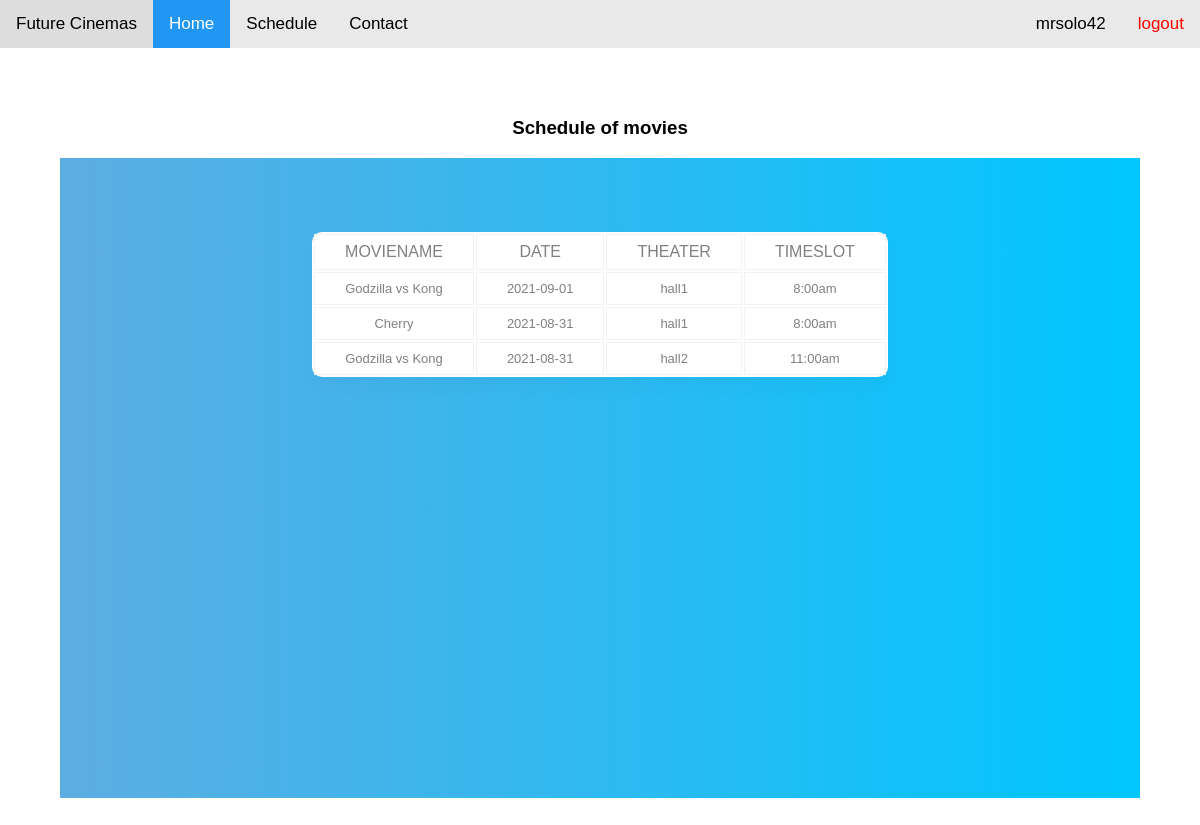
The page /showorder.php (signed in) on the database its author committed.
### tables this page shows
CREATE TABLE IF NOT EXISTS `showorder` (
  `showOrderId` int(11) NOT NULL AUTO_INCREMENT,
  `date` date NOT NULL,
  `timeslot` varchar(255) NOT NULL,
  `theater` varchar(255) NOT NULL,
  `movieName` varchar(255) NOT NULL,
  PRIMARY KEY (`showOrderId`)
);

### showorder.php (the view, shortened to what this page needs)
<?php include 'header.php';?>
<!DOCTYPE html>
<html lang="en">
<head>
	<link rel="stylesheet" type="text/css" href="css/style2.css">
</head>
<body>
	<div class="main-div">
		<h3>Schedule of movies</h3>
		<div class="center-div">
			<div class="content">
				<table>
		<thead>
		<tr>
			<th>MovieName</th>
			<th>Date</th>
			<th>Theater</th>
			<th>TimeSlot</th>
		</tr>
	</thead>
		<tbody>
		<?php
$sql="select * from showorder";
$query=mysqli_query($con,$sql);
while($res = mysqli_fetch_array($query))
{?>
		<tr>
			<td><?php echo $res['movieName'];?></td>
			<td><?php echo $res['date'];?></td>
			<td><?php echo $res['theater'];?></td>
			<td><?php echo $res['timeslot'];?></td>
		</tr>
		<br>
<?php
}
?>
</tbody>
</table>
	</div>
		</div>
	</div>
</body>
</html>

### style2.css (style rules this page uses)
* { box-sizing: border-box; }
body { margin: 0; font-family: Arial, Helvetica, sans-serif; }

### css/style2.css (style rules this page uses)
.main-div { width:100%; height:100vh; display:flex; flex-direction:column; justify-content:center; align-items: center; }
.center-div { width:90%; height:80vh; background: -webkit-linear-gradient(left,#5DADE2,#00c6ff); padding:20px 0 0 0; }
table { border-collapse: :collapse; background-color: #fff; box-shadow: 0 10px 20px 0 rgba(0,0,0,.03); border-radius: 10px; margin:auto; }
th,td { border:1px solid #f2f2f2; padding:8px 30px; text-align:center; color:grey; }
th { text-transform:uppercase; font-weight:500; }
td { font-size:13px; }

### rows shown on the page
showorder: movieName "Godzilla vs Kong", date "2021-09-01", theater "hall1", timeslot "8:00am"
showorder: movieName "Cherry", date "2021-08-31", theater "hall1", timeslot "8:00am"
showorder: movieName "Godzilla vs Kong", date "2021-08-31", theater "hall2", timeslot "11:00am"

### other values the page prints
$_SESSION['username'] "mrsolo42"
